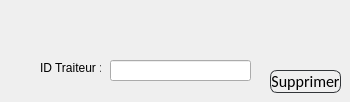
      <widget class="QWidget" name="Supprimer_Traiteur">
       <attribute name="title">
        <string>Supprimer Traiteur</string>
       </attribute>
       <widget class="QLabel" name="label_5">
        <property name="geometry">
         <rect>
          <x>40</x>
          <y>60</y>
          <width>61</width>
          <height>16</height>
         </rect>
        </property>
        <property name="styleSheet">
         <string notr="true">font: 75 11pt &quot;MS Shell Dlg 2&quot;;
color: rgb(0, 0, 0);</string>
        </property>
        <property name="text">
         <string>ID Traiteur :</string>
        </property>
       </widget>
       <widget class="QLineEdit" name="le_id_supp">
        <property name="geometry">
         <rect>
          <x>110</x>
          <y>60</y>
          <width>141</width>
          <height>21</height>
         </rect>
        </property>
        <property name="text">
         <string/>
        </property>
       </widget>
       <widget class="QPushButton" name="pb_supprimer1">
        <property name="geometry">
         <rect>
          <x>270</x>
          <y>70</y>
          <width>71</width>
          <height>23</height>
         </rect>
        </property>
        <property name="styleSheet">
         <string notr="true">QPushButton
{
	background: transparent;
	border-style:solid;
	border-radius:7px;
	border-width:1px;
border-color: rgb(50, 53, 57);
	color:rgb(0,0,0);
	font-size:16px;
font-family:Calibri;
}

QPushButton:hover
{
	background-color: #00000000;
	border-color: rgb(30, 227, 0);
	/*color:rgb(30, 227, 0);*/
}

QPushButton:focus
{
	background-color:  rgb(30, 227, 0);
	border-color: rgba(30, 227, 0,0);
	color:rgb(255, 255, 255);
}</string>
        </property>
        <property name="text">
         <string>Supprimer</string>
        </property>
       </widget>
      </widget>
